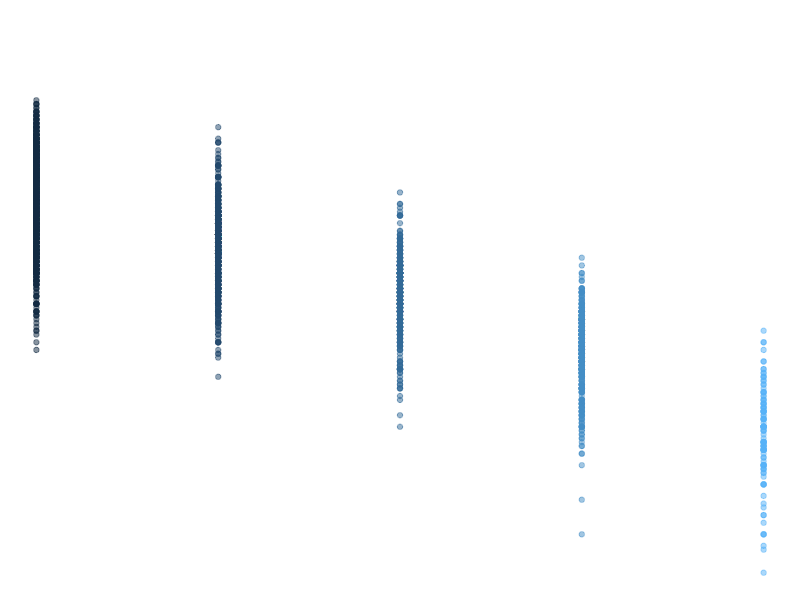

Write R code to recreate this figure.
## ---- chunk 1
knitr::opts_chunk$set(echo = TRUE)
library(tidyverse)
## ---- chunk 2
summary(storms)
## ---- chunk 3
names(storms)
## ---- chunk 4
ggplot(data = storms, aes(x = category, y = pressure)) +
  geom_point(width = 0.1, 
              alpha = 0.5,
              aes(color = category),
              show.legend = FALSE) +
  labs(x = "Storm Category", 
       y = "Air pressure at storm center (millibars)"
       ) +
  theme_void()
